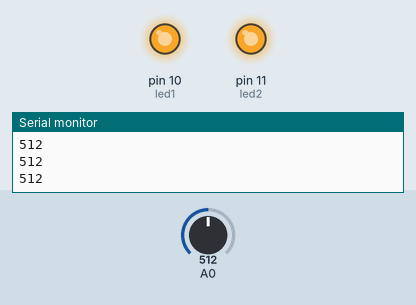
Recording of a sketch running on a simulated Arduino Uno, built with avr-gcc and run on an emulated ATmega328P. Shown: output pins drawn as LEDs (lit = HIGH), the last lines printed to the serial monitor. Dashed ring = blinking. Inputs (shaded band) come from the test bench; at power-on: A0 = 512.

Above: at 1.2 s.
1.3 s: A0 set to 900
At 1.9 s:
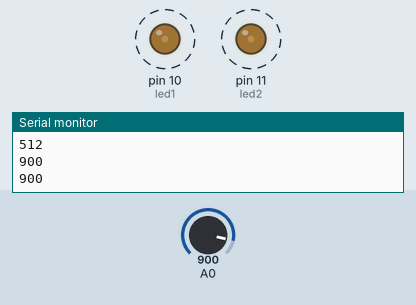
4.3 s: A0 set to 1010
At 5.5 s:
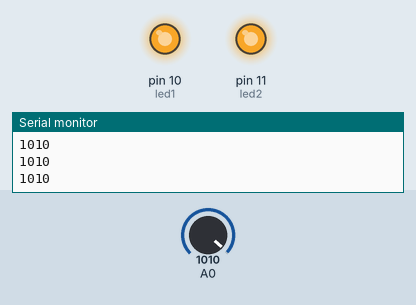
5.8 s: A0 set to 985
At 7.3 s:
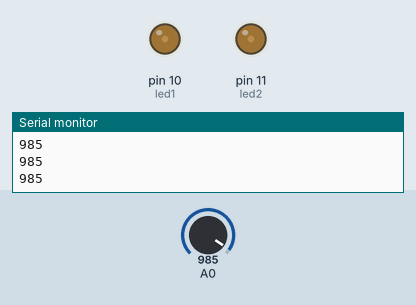
7.6 s: A0 set to 890
At 9.1 s:
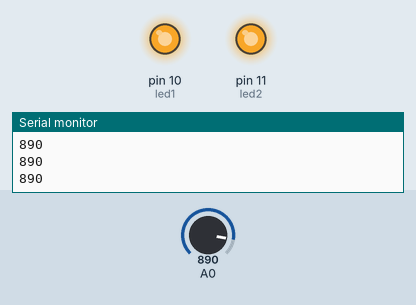
Timing chart, 0 to 10.3 s (numbered marks = the images above; inputs shaded):
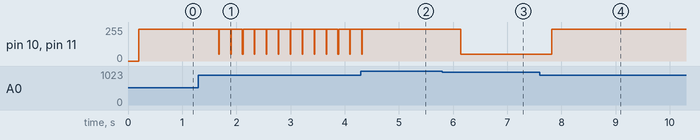

The sketch:

sketch_oct26a.ino
```cpp
int led1=10;
int led2=11;
int i;


void setup() {
  // put your setup code here, to run once:
pinMode(10,1);
pinMode(A0,0);
pinMode(11,1);
Serial.begin(9600);
}

void loop() {
  // put your main code here, to run repeatedly:
int x;
x=analogRead(A0);
Serial.println(x);
delay(200);

if(x>=900 && x<=1000)
{
  analogWrite(led1,50);
  analogWrite(led2,50);
  delay(10);
}
if(x>=200 && x<=900)
{

  analogWrite(led1,240);
  analogWrite(led2,240);
  delay(10);

}
}
```

Measured:
- the behaviour switches between 1001 and 1000 on A0 (found by bisection; images 2 and 3)
- after the input at 1.3 s, pin 10 (led1), pin 11 (led2): alternates 240/255 for 0.21 s and 50/255 for 0.01 s, starting after 0.37 s
- after the input at 4.3 s, pin 10 (led1), pin 11 (led2): goes on until 4.3 s, then stays 240/255
- after the input at 5.8 s, pin 10 (led1), pin 11 (led2): 240/255 → 50/255 after 0.34 s
- after the input at 7.6 s, pin 10 (led1), pin 11 (led2): 50/255 → 240/255 after 0.22 s
